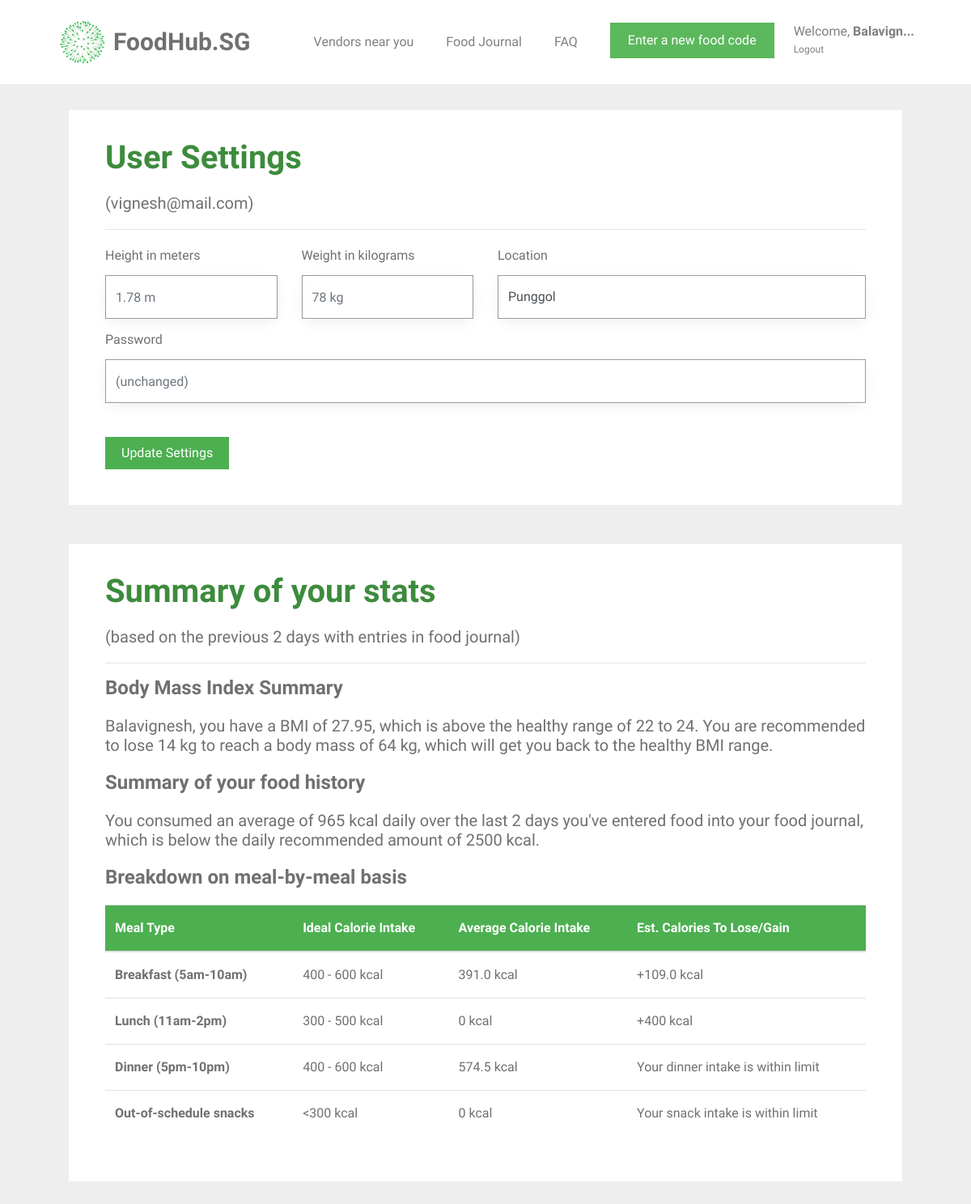
Page /user_settings (signed in) on the earlier database version.
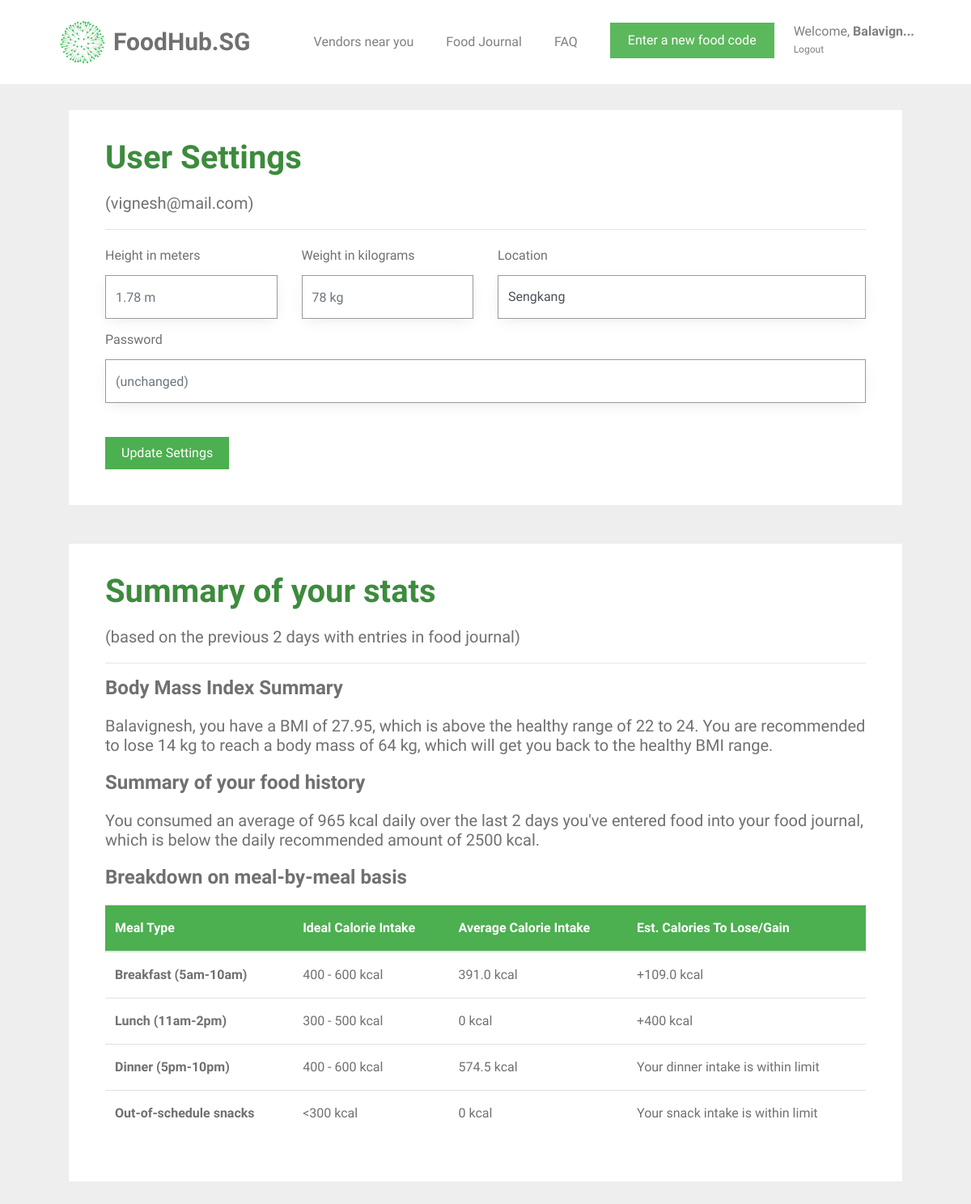
Same page on the later database version.
### tables this page shows
CREATE TABLE "user" (
	`id`	INTEGER PRIMARY KEY AUTOINCREMENT,
	`name`	TEXT NOT NULL,
	`email`	VARCHAR ( 512 ) NOT NULL UNIQUE,
	`password`	TEXT NOT NULL,
	`height`	INTEGER NOT NULL,
	`weight`	INTEGER NOT NULL,
	`location`	TEXT NOT NULL
);

### foodhubsg/user.py (the view, shortened to what this page needs)
@bp.route('/user_settings', methods=('GET', 'POST'))
@login_required
def user_settings():
    db = get_db()
    food_items = db.execute(
        'SELECT f.id, creator_id, food_name, created, calories, food_code, email'
        ' FROM food_entry f JOIN user u ON f.creator_id = u.id'
        ' WHERE f.creator_id = ? AND DATE(f.created) IN'
        ' (SELECT DISTINCT DATE(created) FROM food_entry '
        ' WHERE NOT date(f.created) = date("now") ORDER BY datetime(created) DESC LIMIT 8)'
        ' ORDER BY datetime(created) DESC',
        (g.user['id'],),
    ).fetchall()
    users = db.execute(
        'SELECT id, name, email, password, height, weight, location'
        ' FROM user'
        ' WHERE id = ?',
        (g.user['id'],),
    ).fetchall()
    user_info = ProcessUserInfo(food_items, users)
    info = user_info.get_info()
    return render_template('user/user_settings.html',
                           name=info["name"], weight=info["weight"], height=info["height"], email=info["email"],
                           password=info["password"], user_location=info["user_location"], bmi_statement=info["bmi_statement"],
                           calories_statement=info["calories_statement"], number_of_days=info["number_of_days"],
                           user_average_calories=info["user_average_calories"], food_exists=info["food_exists"],
                           snack_message=info["snack_message"], average_breakfast_calories=info["average_breakfast_calories"],
                           average_lunch_calories=info["average_lunch_calories"], average_dinner_calories=info["average_dinner_calories"],
                           average_snack_calories=info["average_snack_calories"])

### foodhubsg/auth.py (called while the page is built)
def login_required(view):
    @functools.wraps(view)
    def wrapped_view(**kwargs):
        if g.user is None:
            return redirect(url_for('auth.login'))
        return view(**kwargs)
    return wrapped_view

@bp.before_app_request
def load_logged_in_user():
    user_id = session.get('user_id')
    if user_id is None:
        g.user = None
    else:
        g.user = get_db().execute(
            'SELECT * FROM user WHERE id = ?', (user_id,)
        ).fetchone()

### foodhubsg/classes.py (called while the page is built)
def remove_duplicates(values):
    output = []
    seen = set()
    for value in values:
        if value not in seen:
            output.append(value)
            seen.add(value)
    return output

    def get_area(self):
        return self.__area

### foodhubsg/db.py (called while the page is built)
def get_db():
    if 'db' not in g:
        g.db = sqlite3.connect(
            current_app.config['DATABASE'],
            detect_types=sqlite3.PARSE_DECLTYPES
        )
        g.db.row_factory = sqlite3.Row
    return g.db

### foodhubsg/templates/user/user_settings.html (shortened to what the changed rows need)
{% extends 'base.html' %}
{% block content %}
<div id="colorlib-container">
    <div class="container">
        <div class="col-md-12">
            <div class="box1">
            <div class="row row-pb-md">
                <div class="col-md-12">
                    <header>
                        <h1 class="font_color"><b>User Settings</b></h1>
                        <h5>({{ email }})</h5>
                        <hr>
                    </header>
                    <form method="post">
                        <div class="row form-group">
                            <div class="col-md-3">
                                <label>Height in meters</label>
                                <input name="height" id="height" type="number" step="0.01" class="form-control" value="{{ request.form['height'] }}" placeholder="{{ g.user['height'] }} m">
                            </div>
                            <div class="col-md-3">
                                <label>Weight in kilograms</label>
                                <input name="weight" id="weight" type="number" step="0.01" class="form-control" value="{{ request.form['weight'] }}" placeholder="{{ g.user['weight'] }} kg">
                            </div>
                            <div class="col-md-6" style="padding-bottom: 10px;">
                                <label>Location</label>
                                <select class="custom-select form-control" id="inputGroupSelect02" name="new-location">
                                    <option selected>{{ user_location }}</option>
                                </select>
                            </div>
                        </div>
                        <br>
                    </form>
                </div>
            </div>
            </div>
        </div>
        <div class="col-md-12">
            <div class="box1">
            <div class="row row-pb-md">
                <div class="col-md-12">
                    <header id="summary-header">
                        <h1 class="font_color"><b>Summary of your stats</b></h1>
                    </header>
                    {% if food_exists == 0 %}
                        <h5>You have not added enough food to your journal to generate a summary. Keep adding more food!</h5>
                    {% else %}
                        <table class="table">
                            <thead class="thead-green">
                                <tr>
                                    <th scope="col">Meal Type</th>
                                    <th scope="col">Ideal Calorie Intake</th>
                                    <th scope="col">Average Calorie Intake</th>
                                    <th scope="col">Est. Calories To Lose/Gain</th>
                                </tr>
                            </thead>
                            <tbody>
                                <tr>
                                    <th scope="row">Breakfast (5am-10am)</th>
                                </tr>
                                <tr>
                                    <th scope="row">Lunch (11am-2pm)</th>
                                </tr>
                                <tr>
                                    <th scope="row">Dinner (5pm-10pm)</th>
                                </tr>
                                <tr>
                                    <th scope="row">Out-of-schedule snacks</th>
                                </tr>
                            </tbody>
                        </table>
                    {% endif %}
                </div>
            </div>
            </div>
        </div>
    </div>
</div>
{% endblock %}

Differences in the rows shown:
changed user "vignesh@mail.com": new-location "Punggol" → "Sengkang"
